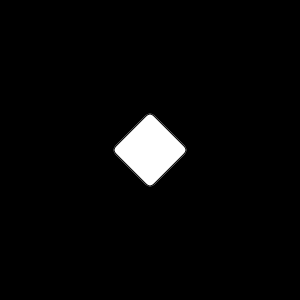
Frame 1 (no input)
Frame 60 (the mouse pressed at the canvas centre just before this capture): identical to frame 1, image omitted
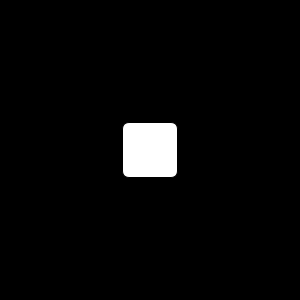
Frame 120 (the mouse held since frame 60 and released just before this capture)

The Processing sketch that drew these frames (run headless with seeded random() and noise(); from frame 60 on, the mouse is pressed at the canvas centre):

// Processing sketch: mouse__cube_rotation
// ── mouse__cube_rotation.pde
float angle = 0;

void setup () {
  size (300, 300);
}

void draw () {
  background (0);
  angle += .01;

  // atan 2 (y,x);
  float angle = atan2 (mouseY- (height/2), mouseX - (width/2) );

  pushMatrix ();
  translate (150, 150);
  rotate (angle);
  rectMode (CENTER);
  rect(0, 0, 55, 55, 7);


  popMatrix ();
}
